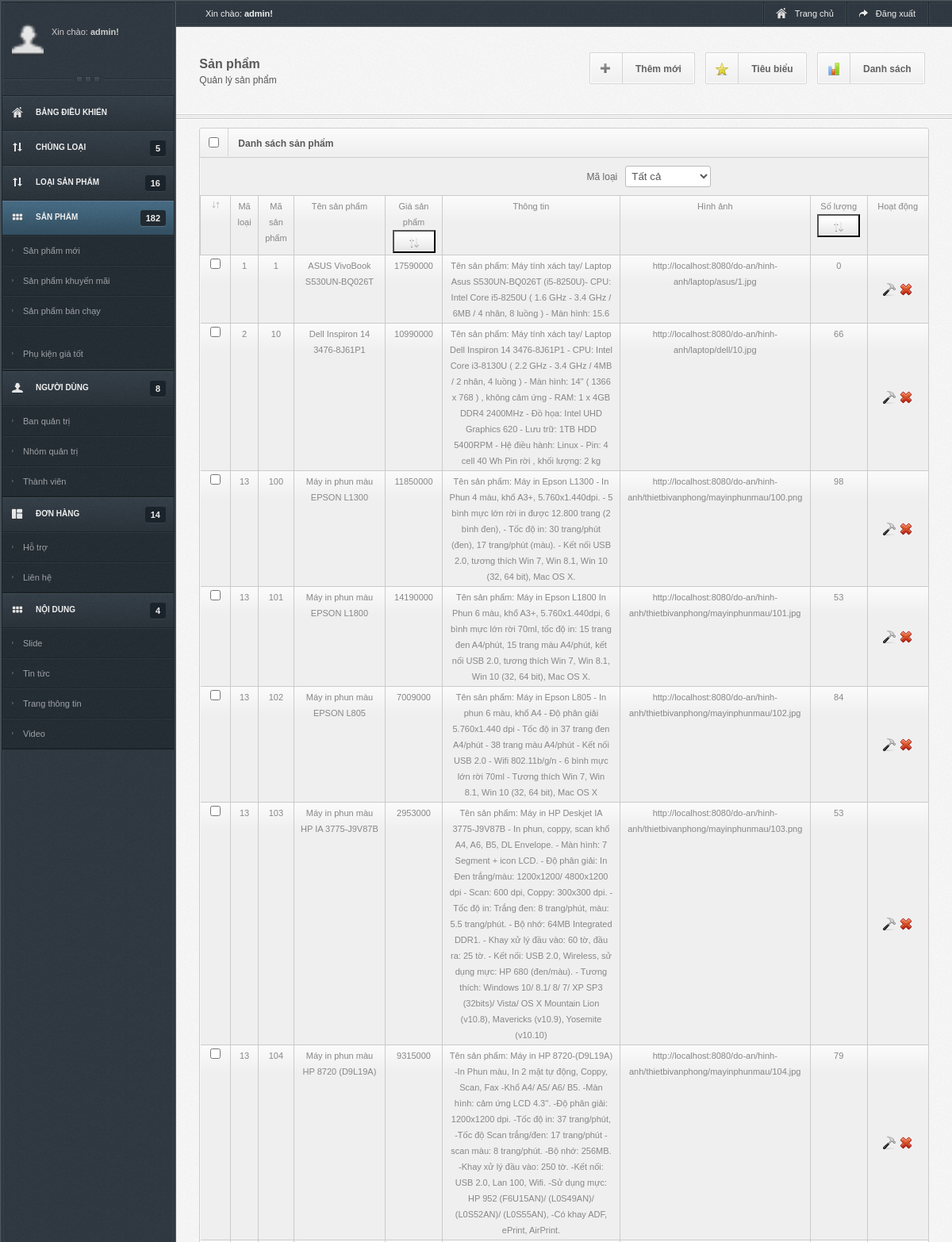
Screenshot of /admin/loc_tien.php (upper part) with the database file from the repository.
### tables this page shows
CREATE TABLE `doan_sp` (
  `maLoai` int(50) NOT NULL,
  `maSP` varchar(50) NOT NULL,
  `tenSP` varchar(50) NOT NULL,
  `giaSP` int(11) NOT NULL,
  `thongTin` text NOT NULL,
  `hinhAnh` text NOT NULL,
  `SL` int(11) NOT NULL
);

### admin/loc_tien.php (the view, shortened to what this page needs)
<?php
		$conn = @mysqli_connect("localhost","root","","doan") or die("Không thể kết nối đến sever");
		mysqli_query($conn,"SET NAMES 'utf8'");
?>
<!DOCTYPE html PUBLIC "-//W3C//DTD XHTML 1.0 Transitional//EN" "http://www.w3.org/TR/xhtml1/DTD/xhtml1-transitional.dtd">
<html xmlns="http://www.w3.org/1999/xhtml">
<head>
<link rel="stylesheet" type="text/css" href="main.css" />
<link rel="stylesheet" type="text/css" href="css.css" media="screen" />
</head>
<body>
<div id="left_content">
  <div id="leftSide" style="padding-top:30px;">
    <div class="sideProfile"> <a href="#" title="" class="profileFace"><img width="40" src="image/user.png" /></a> <span>Xin chào: <strong>admin!</strong></span> <span><?php echo $_SESSION['admin'] ?></span>
    </div>
    <div class="sidebarSep"></div>
    <ul id="menu" class="nav">
      <li class="home"> <a href="admin/home.html" class="" > <span>Bảng điều khiển</span> <strong></strong> </a> </li>
      <li class="tran"> <a href="chungloai.php" class=" exp" > <span>Chủng loại</span> <strong>
        <?php
	   $query1="SELECT * FROM doan_chungloai ";
		$data1 = mysqli_query($conn,$query1);
            $num=mysqli_num_rows($data1);
			 echo $num ;
			?>
        </strong> </a> </li>
      <li class="tran"> <a href="loai.php" class=" exp" > <span>Loại sản phẩm</span> <strong>
        <?php
	   $query2="SELECT * FROM doan_loai ";
		$data2 = mysqli_query($conn,$query2);
            $num=mysqli_num_rows($data2);
			 echo $num ;
			?>
        </strong> </a> </li>
      <li class="product"> <a href="locsp.php" class="active exp" id="current"> <span>Sản phẩm</span> <strong>
        <?php
	   $query3="SELECT * FROM doan_sp ";
		$data3 = mysqli_query($conn,$query3);
            $num=mysqli_num_rows($data3);
			 echo $num ;
			?>
        </strong> </a>
        <ul class="sub">
          <li > <a href="spmoi.php"> Sản phẩm mới </a> </li>
          <li > <a href="spkm.php"> Sản phẩm khuyến mãi </a> </li>
          <li >
          <a href="spbanchay.php"> Sản phẩm bán chạy
          <li > <a href="pkgt.php"> Phụ kiện giá tốt </li>
          </a>
        </ul>
      </li>
      <li class="account"> <a href="user.php" class=" exp" > <span>Người dùng</span> <strong>
        <?php
	   $query4="SELECT * FROM doan_nguoidung ";
		$data4 = mysqli_query($conn,$query4);
            $num=mysqli_num_rows($data4);
			 echo $num ;
			?>
        </strong> </a>
        <ul class="sub">
          <li > <a href="admin/admin.html"> Ban quản trị </a> </li>
          <li > <a href="admin/admin_group.html"> Nhóm quản trị </a> </li>
          <li > <a href="admin/user.html"> Thành viên </a> </li>
        </ul>
      </li>
      <li class="support"> <a href="donhang.php" class=" exp" > <span>Đơn hàng</span> <strong>
        <?php
	   $query5="SELECT * FROM doan_donhang ";
		$data5 = mysqli_query($conn,$query5);
            $num=mysqli_num_rows($data5);
			 echo $num ;
			?>
        </strong> </a>
        <ul class="sub">
          <li > <a href="admin/support.html"> Hỗ trợ </a> </li>
          <li > <a href="admin/contact.html"> Liên hệ </a> </li>
        </ul>
      </li>
      <li class="content"> <a href="admin/content.html" class=" exp" > <span>Nội dung</span> <strong>4</strong> </a>
        <ul class="sub">
          <li > <a href="admin/slide.html"> Slide </a> </li>
          <li > <a href="admin/news.html"> Tin tức </a> </li>
          <li > <a href="admin/info.html"> Trang thông tin </a> </li>
          <li > <a href="admin/video.html"> Video </a> </li>
        </ul>
      </li>
    </ul>
  </div>
</div>
<div id="rightSide">
<div class="topNav">
  <div class="wrapper">
    <div class="welcome"> <span>Xin chào: <b>admin!</b></span> </div>
    <div class="userNav">
      <ul>
        <li><a href="" target="_blank"> <img style="margin-top:7px;" src="image/home.png" /> <span>Trang chủ</span> </a></li>
        <li><a href="admin/home/logout.html"> <img src="image/logout.png" alt="" /> <span>Đăng xuất</span> </a></li>
      </ul>
    </div>
  </div>
</div>
<div class="titleArea">
  <div class="wrapper">
    <div class="pageTitle">
      <h5>Sản phẩm</h5>
      <span>Quản lý sản phẩm</span> </div>
    <div class="horControlB menu_action">
      <ul>
        <li><a href="them_locsp.php?&search=<?php	$search = $_GET['loai']; echo $search; ?>"> <img src="image/add.png" /> <span>Thêm mới</span> </a></li>
        <li> <a href="admin/product/?feature=1.html"> <img src="image/feature.png" /> <span>Tiêu biểu</span> </a> </li>
        <li><a href="admin/product.html"> <img src="image/list.png" /> <span>Danh sách</span> </a></li>
      </ul>
    </div>
  </div>
</div>
<div class="line"></div>
<div class="wrapper" id="main_product">
  <div class="widget">
    <div class="title"> <span class="titleIcon">
      <input type="checkbox" id="titleCheck" name="titleCheck" />
      </span>
      <h6> Danh sách sản phẩm </h6>
    </div>
    <table cellpadding="0" cellspacing="0" width="100%" class="sTable mTable myTable" id="checkAll">
      <thead class="filter">
        <tr>
          <td colspan="9"><form class="list_filter form" action="loc_tien.php" method="get" name="form1" id="form1">
              <table cellpadding="0" cellspacing="0" width="80%">
                <tbody>
                  <tr>
                    <td class="label" style="width:300px;"><label for="filter_status">Mã loại</label></td>
                    <td class="item"><select name="loai" id="loai" onchange="form1.submit()">
                        <option value="" selected="selected">Tất cả</option>
                      </select></td>
                  </tr>
                </tbody>
              </table>
            </form>
        <thead>
       <tr>
    <form action="" method="post" id="form2" name="form2">
        <td style="width:21px;"><img src="image/tableArrows.png" /></td>
        <td>Mã loại
            <td>
      Mã sản phẩm
        </td>
          <td>Tên sản phẩm
            </td>
          <td>Giá sản phẩm
        <button  name="giaSP"><img src="image/transfer.png" /></button></td>
          <td>Thông tin
        </td>
          <td>Hình ảnh
        </td>
          <td>Số lượng
        <button onclick="form2.submit()" name="SL"><img src="image/transfer.png" /></button></td>
        <td style="width:60px;" >Hoạt động</td>
        </form>
  </tr>
      <?php
		$locLoai = 0;
		$sl3 = null;
		if( $locLoai == 0){
			$sl3 = "select * from doan_sp";
		}
		else {
			$sl3 = "select * from doan_sp where maLoai = $locLoai";
		}
		$kq3 = mysqli_query($conn, $sl3);
		while($d = mysqli_fetch_array($kq3))
			{?>
      <tr class='row_18'>
        <td><input type='checkbox' name='id[]' value='18' /></td>
        <td><?php echo $d['maLoai']; ?></td>
        <td><?php echo $d['maSP']; ?></td>
        <td><?php echo $d['tenSP']; ?></td>
        <td><?php echo $d['giaSP']; ?></td>
        <td><?php echo $d['thongTin']; ?></td>
        <td><?php echo $d['hinhAnh']; ?></td>
        <td><?php echo $d['SL']; ?></td>
        <td class="option" style="vertical-align:middle"><a href="suasp.php?id=<?php echo $d['maSP'] ?>&search=<?php echo  $search ?> title="Chỉnh sửa" class="tipS">
          <?php	echo		"<img src='image/edit.png' />";
						echo "</a>";
						echo "<a href='xoasp.php' title='Xóa' class='tipS verify_action' >";
						 echo   "<img src='image/delete.png' />";
					echo	"</a>";
				echo	"</td>";
				echo "</tr>";
		     };?>
          </thead>
    </table>
  </div>
</div>
</body>
</html>

### admin/css.css (style rules this page uses)
body { min-width: 1024px; }
#left_content { float: left; background: url(image/bodyBg.png) repeat-y 0 0; }
.form label { cursor: pointer; }
select { color: #595959; background: #fff; border: 1px solid #ccc; outline: none; padding: 4px 3px; border: 1px solid #bbb; border-radius: 3px; box-shadow: none; box-sizing: content-box; -webkit-box-sizing: content-box; -moz-box-sizing: content-box; }
.menu_action { padding: 0px; margin: 30px 0px; float: right; }
.horControlB.menu_action ul li { margin: 0 5px; }
.option { text-align: center; }
.option a { margin-right: 5px; }
.option a:last-child { margin-right: 0; }
.nav li.home a span { background-image:url(image/home.png) ; }
.nav li.account a span { background-image: url(image/user.png); }
.nav li.product a span { background-image: url(image/blocks.png); }
.nav li.tran a span { background-image: url(image/transfer.png); }
.nav li.content a span { background-image: url(image/blocks.png); }
.nav li.support a span { background-image: url(image/frames.png); }
table.myTable a { color: #595959; }
table.myTable thead.filter td { background: none repeat scroll 0 0 #EFEFEF; color: #666666; font-size: 12px; padding: 5px; text-align: left; }
table.myTable thead.filter td table tr { background: none repeat scroll 0 0 rgba(0, 0, 0, 0); border: 0 none; }
table.myTable thead.filter td table tr td { background: none repeat scroll 0 0 rgba(0, 0, 0, 0); border: 0 none; padding: 5px; }
table.myTable thead.filter td table tr td.label { text-align: right; }
table.myTable thead.filter td table tr td.item { width: 10px; }
table.myTable thead.filter td table tr td.item select { width: 100px; }

### rows the page displays
doan_sp: maLoai "1", maSP "1", tenSP "ASUS VivoBook S530UN-BQ026T", giaSP "17590000", thongTin "Tên sản phẩm: Máy tính xách tay/ Laptop Asus S530UN-BQ026T (i5-8250U)- CPU: Intel Core i5-8250U ( 1.6 GHz - 3.4 GHz / 6MB / 4 nhân, 8 luồng ) - Màn hình: 15.6", hinhAnh "http://localhost:8080/do-an/hinh-anh/laptop/asus/1.jpg", SL "0"
doan_sp: maLoai "2", maSP "10", tenSP "Dell Inspiron 14 3476-8J61P1", giaSP "10990000", thongTin "Tên sản phẩm: Máy tính xách tay/ Laptop Dell Inspiron 14 3476-8J61P1 - CPU: Intel Core i3-8130U ( 2.2 GHz - 3.4 GHz / 4MB / 2 nhân, 4 luồng ) - Màn hình: 14\" ( 1366 x 768 ) , không cảm ứng - RAM: 1 x 4GB DDR4 2400MHz - Đồ họa: Intel UHD Graphics 620 - Lưu trữ: 1TB HDD 5400RPM - Hệ điều hành: Linux - Pin: 4 cell 40 Wh Pin rời , khối lượng: 2 kg", hinhAnh "http://localhost:8080/do-an/hinh-anh/laptop/dell/10.jpg", SL "66"
doan_sp: maLoai "13", maSP "100", tenSP "Máy in phun màu EPSON L1300", giaSP "11850000", thongTin "Tên sản phẩm: Máy in Epson L1300 - In Phun 4 màu, khổ A3+, 5.760x1.440dpi. - 5 bình mực lớn rời in được 12.800 trang (2 bình đen), - Tốc độ in: 30 trang/phút (đen), 17 trang/phút (màu). - Kết nối USB 2.0, tương thích Win 7, Win 8.1, Win 10 (32, 64 bit), Mac OS X.", hinhAnh "http://localhost:8080/do-an/hinh-anh/thietbivanphong/mayinphunmau/100.png", SL "98"
doan_sp: maLoai "13", maSP "101", tenSP "Máy in phun màu EPSON L1800", giaSP "14190000", thongTin "Tên sản phẩm: Máy in Epson L1800 In Phun 6 màu, khổ A3+, 5.760x1.440dpi, 6 bình mực lớn rời 70ml, tốc độ in: 15 trang đen A4/phút, 15 trang màu A4/phút, kết nối USB 2.0, tương thích Win 7, Win 8.1, Win 10 (32, 64 bit), Mac OS X.", hinhAnh "http://localhost:8080/do-an/hinh-anh/thietbivanphong/mayinphunmau/101.jpg", SL "53"
doan_sp: maLoai "13", maSP "102", tenSP "Máy in phun màu EPSON L805", giaSP "7009000", thongTin "Tên sản phẩm: Máy in Epson L805 - In phun 6 màu, khổ A4 - Độ phân giải 5.760x1.440 dpi - Tốc độ in 37 trang đen A4/phút - 38 trang màu A4/phút - Kết nối USB 2.0 - Wifi 802.11b/g/n - 6 bình mực lớn rời 70ml - Tương thích Win 7, Win 8.1, Win 10 (32, 64 bit), Mac OS X", hinhAnh "http://localhost:8080/do-an/hinh-anh/thietbivanphong/mayinphunmau/102.jpg", SL "84"
doan_sp: maLoai "13", maSP "103", tenSP "Máy in phun màu HP IA 3775-J9V87B", giaSP "2953000", thongTin "Tên sản phẩm: Máy in HP Deskjet IA 3775-J9V87B - In phun, coppy, scan khổ A4, A6, B5, DL Envelope. - Màn hình: 7 Segment + icon LCD. - Độ phân giải: In Đen trắng/màu: 1200x1200/ 4800x1200 dpi - Scan: 600 dpi, Coppy: 300x300 dpi. - Tốc độ in: Trắng đen: 8 trang/phút, màu: 5.5 trang/phút. - Bộ nhớ: 64MB Integrated DDR1. - Khay xử lý đầu vào: 60 tờ, đầu ra: 25 tờ. - Kết nối: USB 2.0, Wireless, sử dụng mực: HP 680 (đen/màu). - Tương thích: Windows 10/ 8.1/ 8/ 7/ XP SP3 (32bits)/ Vista/ OS X Mountain Lion (v10.8), Mavericks (v10.9), Yosemite (v10.10)", hinhAnh "http://localhost:8080/do-an/hinh-anh/thietbivanphong/mayinphunmau/103.png", SL "53"
doan_sp: maLoai "13", maSP "104", tenSP "Máy in phun màu HP 8720 (D9L19A)", giaSP "9315000", thongTin "Tên sản phẩm: Máy in HP 8720-(D9L19A) -In Phun màu, In 2 mặt tự động, Coppy, Scan, Fax -Khổ A4/ A5/ A6/ B5. -Màn hình: cảm ứng LCD 4.3''. -Độ phân giải: 1200x1200 dpi. -Tốc độ in: 37 trang/phút, -Tốc độ Scan trắng/đen: 17 trang/phút - scan màu: 8 trang/phút. -Bộ nhớ: 256MB. -Khay xử lý đầu vào: 250 tờ. -Kết nối: USB 2.0, Lan 100, Wifi. -Sử dụng mực: HP 952 (F6U15AN)/ (L0S49AN)/ (L0S52AN)/ (L0S55AN), -Có khay ADF, ePrint, AirPrint.", hinhAnh "http://localhost:8080/do-an/hinh-anh/thietbivanphong/mayinphunmau/104.jpg", SL "79"

### other values shown
$num "5"
$num "16"
$num "182"
$num "8"
$num "14"
